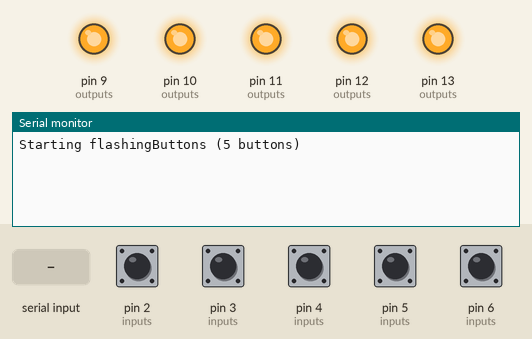
The sketch below on a simulated Arduino Uno, built with avr-gcc and run on an emulated ATmega328P. On the bench: output pins drawn as LEDs (lit = HIGH), the last lines printed to the serial monitor. Inputs (shaded band) come from the test bench; at power-on: pin 2 (inputs), pin 3 (inputs), pin 4 (inputs), pin 5 (inputs), pin 6 (inputs) HIGH.

Above: at 1.2 s.
1.3 s: pin 2 (inputs) pulled LOW for 0.15 s
At 2.0 s:
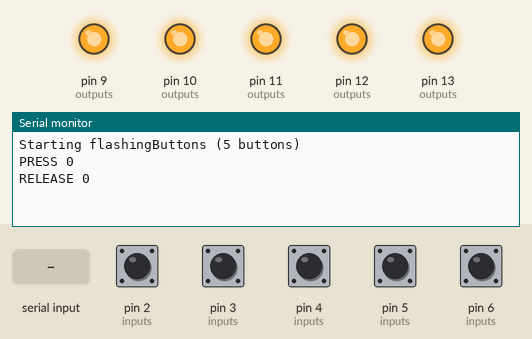
2.9 s: "LED \n" received over Serial
At 4.3 s:
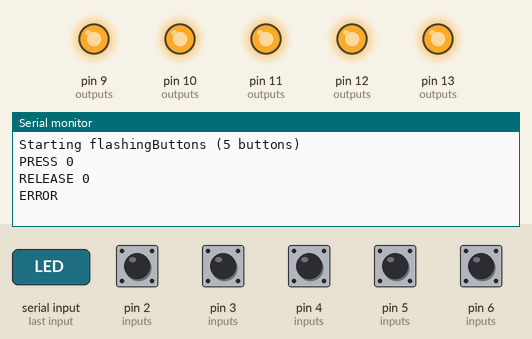

The sketch:

flashingButtons.ino
```cpp
#define INPUT0 2
#define INPUT1 3
#define INPUT2 4
#define INPUT3 5
#define INPUT4 6
#define INPUT5 7
#define INPUT6 8

#define LED0 9
#define LED1 10
#define LED2 11
#define LED3 12
#define LED4 13
#define LED5 14
#define LED6 15

#define INPUTS 5

#define OFF   0
#define ON    1
#define FLASH 2

char inputState;
char debounceTime = 50;

char inputs[] =  {INPUT0, INPUT1, INPUT2, INPUT3, INPUT4};
char outputs[] = {LED0, LED1, LED2, LED3, LED4};
char ledState[INPUTS];
char prevState[INPUTS];
long debounce[INPUTS];
char buffer[16];
char *bufferPtr = buffer;
char *bufferStart = buffer;

void setup(){
  Serial.begin(57600);
  Serial.print("Starting flashingButtons (");
  Serial.print(INPUTS);
  Serial.println(" buttons)");
  for(char i = 0; i < INPUTS; i++){
    pinMode(inputs[i], INPUT_PULLUP);
    pinMode(outputs[i], OUTPUT);
    prevState[i] = digitalRead(inputs[i]);
    ledState[i] = OFF;
  }
  handleLeds();
}

void handleButtons(){
  char currentState;
  for(char pin = 0; pin< INPUTS; pin++){
    currentState = digitalRead(inputs[pin]);
    if((prevState[pin] == LOW && currentState == HIGH) || (prevState[pin] == HIGH && currentState == LOW)){
      // start the timeout
      debounce[pin] = millis() + debounceTime;
    }
    if(debounce[pin] && millis() >= debounce[pin]){
      // check if we should toggle
      if(currentState == HIGH){
        // it's a button press
        Serial.print("RELEASE ");
      }
      if(currentState == LOW){
        // it's a button release
        Serial.print("PRESS ");
      }
      Serial.println(pin + 0);
      debounce[pin] = 0;
    }
    prevState[pin] = currentState;
  }
}

boolean processMessage(){
  if(!strncmp(buffer, "LED ", 4)){
    if(buffer[4] >= '0' && buffer[4] <= '9' && buffer[5] == ' '){
      char led = buffer[4] - 48;
      char *cmd = &buffer[6];
      if(!strcmp(cmd, "ON")){
        ledState[led] = ON;
      }else if(!strcmp(cmd, "OFF")){
        ledState[led] = OFF;
      }else if(!strcmp(cmd, "FLASH")){
        ledState[led] = FLASH;
      }else{
        return false;
      }
      return true;
    }
  }
  return false;
}

void handleSerial(){
  if(Serial.available()){
    char incoming = Serial.read();
    if((incoming == '\r' || incoming == '\n')){
      if(bufferPtr != bufferStart){
        //process the message
        *bufferPtr = 0;
        if(processMessage()){
          Serial.print(buffer);
          Serial.println(" OK");
        }else{
          Serial.println("ERROR");
        }
        bufferPtr = bufferStart;
      }
    }else{
      *bufferPtr = incoming;
      bufferPtr++;
    }
  }
}

void handleLeds(){
  for(char led = 0; led < INPUTS; led++){
    if(ledState[led] == OFF){
      digitalWrite(outputs[led], HIGH);
    }else if(ledState[led] == ON){
      digitalWrite(outputs[led], LOW);
    }else if(ledState[led] == FLASH){
      digitalWrite(outputs[led], (millis() / 250) % 2 ? HIGH : LOW);
    }
  }
}

void loop(){
  handleButtons();
  handleSerial();
  handleLeds();
}
```

Measured:
- after the input at 1.3 s, the serial monitor: prints a new line after 0.05 s (image 1)
- after the input at 2.9 s, the serial monitor: prints a new line at once (image 2)
